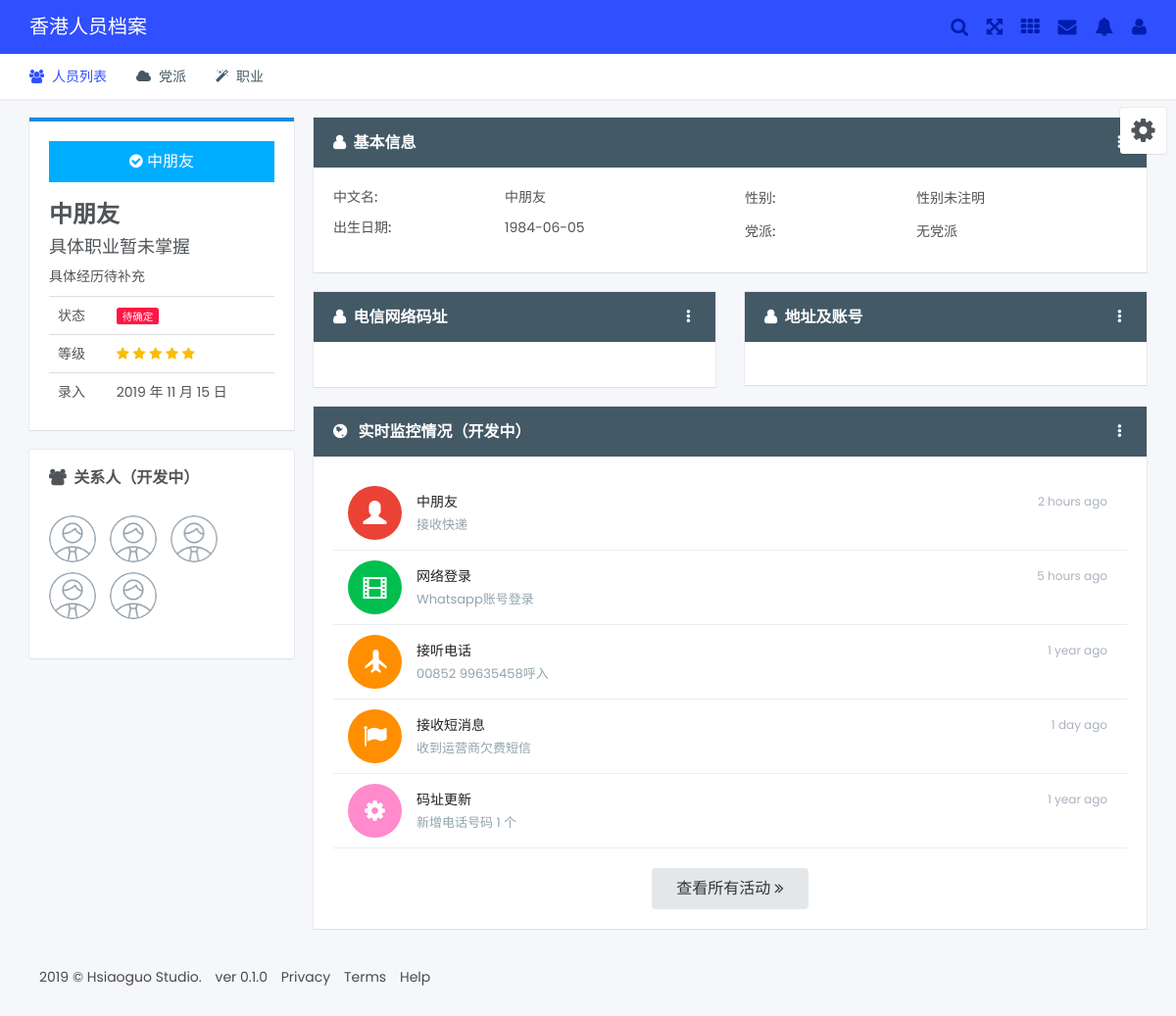
/profile/5, run on the app's committed database.
### hkprofile/models.py (models this page shows, shortened)
class PersonInfo(db.Model):
    __tablename__ = 'person_info'
    id = db.Column(db.Integer(), primary_key=True, autoincrement=True)
    birthdate = db.Column(db.Date)
    for key in list(columns.keys())[1:3]+list(columns.keys())[4:5] + list(columns.keys())[6:22]:
        exec("%s = db.Column(db.String(255))" % key)
    for key in list(columns.keys())[22:]:
        exec("%s = db.Column(db.Text)" % key)
    avatar = db.relationship('Avatar')
    '''
    cn_name = db.Column(db.String(255))
    en_name = db.Column(db.String(255))
    gender = db.Column(db.String(32))
    id_num = db.Column(db.String(64))
    permit_num = db.Column(db.String(64))
    passport = db.Column(db.String(64))
    home_address = db.Column(db.String(255))
    post_address = db.Column(db.String(255))
    company_address = db.Column(db.String(255))
    bank_account = db.Column(db.String(64))
    party_tag = db.Column(db.String(255))
    occupation = db.Column(db.String(64))
    private_phone = db.Column(db.String(255))
    office_phone = db.Column(db.String(255))
    fax = db.Column(db.String(255))
    other_number = db.Column(db.String(255))
    email = db.Column(db.String(255))
    internet_account = db.Column(db.String(255))
    home_page = db.Column(db.String(255))
    family = db.Column(db.Text)
    hobby = db.Column(db.Text)
    experience = db.Column(db.Text)
    event = db.Column(db.Text)
    stain = db.Column(db.Text)
    '''

### hkprofile/controllers/profiles.py (the view)
@profile.route('/<int:person_id>')
def detail(person_id=0):
    p = PersonInfo.query.get(person_id)
    return render_template('profile.html', p=p)

### hkprofile/templates/profile.html (shortened to what this page needs)
{% extends "base.html" %}
{% block content %}
<div class="col-md-3 col-xs-12">
	<div class="box-content bordered primary margin-bottom-20">
		<div class="profile-avatar">
			<a href="#" class="btn btn-block btn-friend"><i class="fa fa-check-circle"></i> {% if p.cn_name %} {{ p.cn_name }} {% else %} {{ p.en_name }} {% endif %} </a>
			<h3><strong>{% if p.cn_name %} {{ p.cn_name }} {% else %} {{ p.en_name }} {% endif %}</strong></h3>
			<h4>{% if p.occupation %} {{ p.occupation }} {% else %} 具体职业暂未掌握 {% endif %}</h4>
			<p>{% if p.experience %} {{ p.experience }} {% else %} 具体经历待补充 {% endif %}</p>
		</div>
		<table class="table table-hover no-margin">
			<tbody>
				<tr>
					<td>状态</td>
					<td><span class="notice notice-danger">待确定</span></td>
				</tr>
				<tr>
					<td>等级</td>
					<td><i class="fa fa-star text-warning"></i> <i class="fa fa-star text-warning"></i> <i class="fa fa-star text-warning"></i> <i class="fa fa-star text-warning"></i> <i class="fa fa-star text-warning"></i></td>
				</tr>
				<tr>
					<td>录入</td>
					<td>2019 年 11 月 15 日</td>
				</tr>
			</tbody>
		</table>
	</div>
	<div class="box-content">
		<h4 class="box-title"><i class="ico fa fa-users"></i>关系人（开发中）</h4>
		<ul class="profile-friends-list list-inline">
			<li><a href="#" class="avatar"><img src="../static/images/avatar.png" alt=""></a></li>
			<li><a href="#" class="avatar"><img src="../static/images/avatar.png" alt=""></a></li>
			<li><a href="#" class="avatar"><img src="../static/images/avatar.png" alt=""></a></li>
			<li><a href="#" class="avatar"><img src="../static/images/avatar.png" alt=""></a></li>
			<li><a href="#" class="avatar"><img src="../static/images/avatar.png" alt=""></a></li>
		</ul>
	</div>
</div>
<div class="col-md-9 col-xs-12">
	<div class="row">
		<div class="col-md-12 col-xs-12">
			<div class="box-content card">
				<h4 class="box-title"><i class="fa fa-user ico"></i>基本信息</h4>
				<div class="dropdown js__drop_down">
				</div>
				<div class="card-content">
					<div class="row">
						<div class="col-md-6">
							<div class="row">
								{% if p.cn_name %}
								<div class="col-xs-5"><label>中文名:</label></div>
								<div class="col-xs-7">{{ p.cn_name }}</div>
								{% endif %}
							</div>
						</div>
						<div class="col-md-6">
						</div>
						<div class="col-md-6">
							<div class="row">
								{% if p.gender %}
								<div class="col-xs-5"><label>性别:</label></div>
								<div class="col-xs-7">{{ p.gender }}</div>
								{% endif %}
							</div>
						</div>
						<div class="col-md-6">
							<div class="row">
								{% if p.birthdate %}
								<div class="col-xs-5"><label>出生日期:</label></div>
								<div class="col-xs-7">{{ p.birthdate }}</div>
								{% endif %}
							</div>
						</div>
						<div class="col-md-6">
						</div>
						<div class="col-md-6">
						</div>
						<div class="col-md-6">
						</div>
						<div class="col-md-6">
						</div>
						<div class="col-md-6">
							<div class="row">
								{% if p.party_tag %}
								<div class="col-xs-5"><label>党派:</label></div>
								<div class="col-xs-7">{{ p.party_tag }}</div>
								{% endif %}
							</div>
						</div>
						<div class="col-md-6">
						</div>
						<div class="col-md-6">
						</div>
						<div class="col-md-6">
						</div>
					</div>
				</div>
			</div>
		</div>
		<div class="col-md-6 col-xs-12">
			<div class="box-content card">
				<h4 class="box-title"><i class="fa fa-user ico"></i>电信网络码址</h4>
				<div class="dropdown js__drop_down">
					<a href="#" class="dropdown-icon glyphicon glyphicon-option-vertical js__drop_down_button"></a>
				</div>
				<div class="card-content">
					<div class="row">
						<div class="col-xs-12">
						</div>
						<div class="col-xs-12">
						</div>
						<div class="col-xs-12">
						</div>
						<div class="col-xs-12">
						</div>
						<div class="col-xs-12">
						</div>
						<div class="col-xs-12">
						</div>
					</div>
				</div>
			</div>
		</div>
		<div class="col-md-6 col-xs-12">
			<div class="box-content card">
				<h4 class="box-title"><i class="fa fa-user ico"></i>地址及账号</h4>
				<div class="dropdown js__drop_down">
					<a href="#" class="dropdown-icon glyphicon glyphicon-option-vertical js__drop_down_button"></a>
				</div>
				<div class="card-content">
					<div class="row">
						<div class="col-xs-12">
						</div>
						<div class="col-xs-12">
						</div>
						<div class="col-xs-12">
						</div>
						<div class="col-xs-12">
						</div>
					</div>
				</div>
			</div>
		</div>
	</div>
	<div class="row">
		<div class="col-md-12 col-xs-12">
			<div class="box-content card">
				<h4 class="box-title"><i class="fa fa-globe ico"></i> 实时监控情况（开发中）</h4>
				<div class="dropdown js__drop_down">
					<a href="#" class="dropdown-icon glyphicon glyphicon-option-vertical js__drop_down_button"></a>
				</div>
				<div class="card-content">
					<ul class="notice-list">
						<li>
							<a href="#">
								<span class="avatar bg-danger"><i class="glyphicon glyphicon-user"></i></span>
								<span class="name">{% if p.cn_name %} {{ p.cn_name }} {% else %} {{ p.en_name }} {% endif %}</span>
								<span class="desc">接收快递</span>
								<span class="time">2 hours ago</span>
							</a>
						</li>
						<li>
							<a href="#">
								<span class="avatar bg-success"><i class="glyphicon glyphicon-film"></i></span>
								<span class="name">网络登录</span>
								<span class="desc">Whatsapp账号登录</span>
								<span class="time">5 hours ago</span>
							</a>
						</li>
						<li>
							<a href="#">
								<span class="avatar bg-warning"><i class="glyphicon glyphicon-plane"></i></span>
								<span class="name">接听电话</span>
								<span class="desc">00852 99635458呼入</span>
								<span class="time">1 year ago</span>
							</a>
						</li>
						<li>
							<a href="#">
								<span class="avatar bg-warning"><i class="fa fa-flag"></i></span>
								<span class="name">接收短消息</span>
								<span class="desc">收到运营商欠费短信</span>
								<span class="time">1 day ago</span>
							</a>
						</li>
						<li>
							<a href="#">
								<span class="avatar bg-pink"><i class="fa fa-gear"></i></span>
								<span class="name">码址更新</span>
								<span class="desc">新增电话号码 1 个</span>
								<span class="time">1 year ago</span>
							</a>
						</li>
					</ul>
					<div class="text-center margin-top-20"><a href="#" class="btn btn-default">查看所有活动 <i class="fa fa-angle-double-right"></i></a></div>
				</div>
			</div>
		</div>
	</div>
</div>
{% endblock %}

### data on the page
PersonInfo: cn_name "中朋友", gender "性别未注明", birthdate "1984-06-05", party_tag "无党派"
